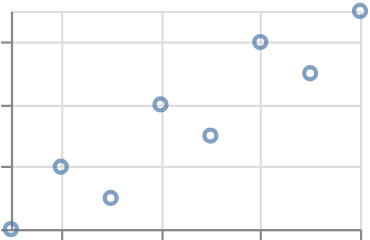

Vega-Lite specification for this chart:
### Vega-Lite specification from a JSON file in a GitHub repository (floating-point values rounded to 4 significant figures)
{"$schema": "https://vega.github.io/schema/vega-lite/v6.json", "padding": 5, "autosize": "none", "data": {"name": "table", "values": [{"c": "A", "g": "p", "x": 1, "y": 2, "v": 5, "t": "2024-01-15", "o": {"v": 3}, "IMDB Rating": 6.1, "d": "x1"}, {"c": "B", "g": "q", "x": 2, "y": 4, "v": 9, "t": "2024-02-20", "o": {"v": 7}, "IMDB Rating": 7.4, "d": "x2"}, {"c": "A", "g": "q", "x": 3, "y": 3, "v": 2, "t": "2024-03-05", "o": {"v": 1}, "IMDB Rating": 5.2, "d": "x1"}, {"c": "C", "g": "p", "x": 4, "y": 6, "v": 7, "t": "2024-05-30", "o": {"v": 4}, "IMDB Rating": 8.8, "d": "x3"}, {"c": "B", "g": "p", "x": 5, "y": 5, "v": 4, "t": "2024-07-11", "o": {"v": 9}, "IMDB Rating": 6.9, "d": "x2"}, {"c": "C", "g": "q", "x": 6, "y": 8, "v": 6, "t": "2024-09-02", "o": {"v": 2}, "IMDB Rating": 7.7, "d": "x3"}, {"c": "A", "g": "p", "x": 7, "y": 7, "v": 8, "t": "2024-11-25", "o": {"v": 5}, "IMDB Rating": 4.4, "d": "x1"}, {"c": "B", "g": "q", "x": 8, "y": 9, "v": 3, "t": "2024-12-31", "o": {"v": 8}, "IMDB Rating": 9.1, "d": "x2"}]}, "width": 160, "height": 100, "mark": "point", "encoding": {"x": {"field": "x", "type": "quantitative"}, "y": {"field": "y", "type": "quantitative"}}, "config": {"scale": {"zero": false}}}
